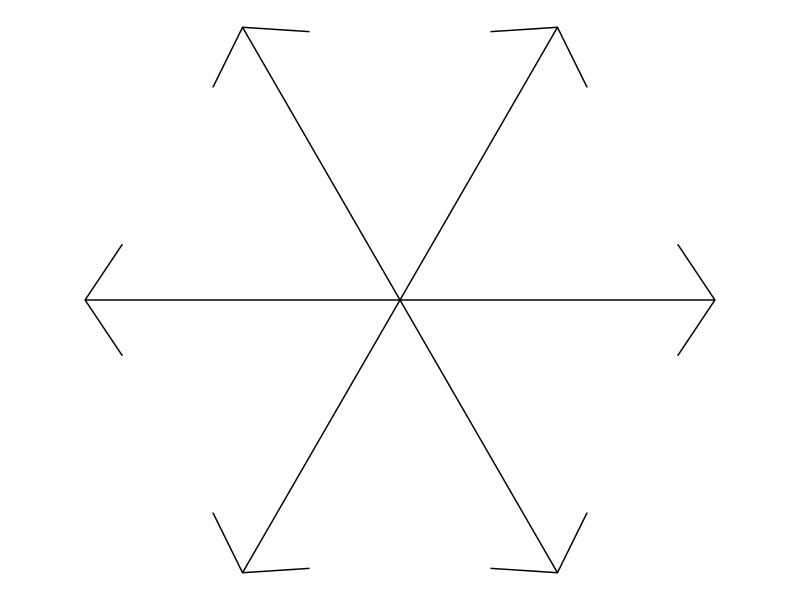

R code for this plot:
## ---- chunk 1
#| echo: false

library(ggplot2)

# Function to create a single arm of the snowflake
snowflake_arm <- function(angle = 0) {
  tibble::tibble(
    x = c(0, cos(angle), 0.9*cos(angle + pi/16), cos(angle), 0.9*cos(angle - pi/16), cos(angle)),
    y = c(0, sin(angle), 0.9*sin(angle + pi/16), sin(angle), 0.9*sin(angle - pi/16), sin(angle))
  )
}

# Create a data frame for the snowflake
snowflake_df <- dplyr::bind_rows(
  lapply(seq(0, 2*pi, length.out = 7)[-7], snowflake_arm)
)

# Plot the snowflake
ggplot(snowflake_df, aes(x, y)) +
  geom_path() +
  coord_fixed() +
  theme_void()
